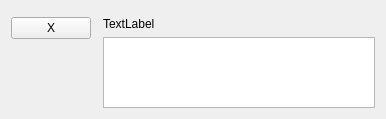
<?xml version="1.0" encoding="UTF-8"?>
<ui version="4.0">
 <class>Comentario</class>
 <widget class="QWidget" name="Comentario">
  <property name="geometry">
   <rect>
    <x>0</x>
    <y>0</y>
    <width>386</width>
    <height>119</height>
   </rect>
  </property>
  <property name="windowTitle">
   <string>Form</string>
  </property>
  <layout class="QGridLayout" name="gridLayout">
   <item row="0" column="1" rowspan="2" colspan="2">
    <widget class="QLabel" name="label_2">
     <property name="text">
      <string/>
     </property>
    </widget>
   </item>
   <item row="1" column="0">
    <widget class="QPushButton" name="pushButton_eliminar">
     <property name="text">
      <string>X</string>
     </property>
    </widget>
   </item>
   <item row="1" column="2" rowspan="2">
    <layout class="QVBoxLayout" name="verticalLayout">
     <item>
      <widget class="QLabel" name="label_nombre">
       <property name="text">
        <string>TextLabel</string>
       </property>
      </widget>
     </item>
     <item>
      <widget class="QTextBrowser" name="textBrowser_comentario">
       <property name="html">
        <string>&lt;!DOCTYPE HTML PUBLIC &quot;-//W3C//DTD HTML 4.0//EN&quot; &quot;http://www.w3.org/TR/REC-html40/strict.dtd&quot;&gt;
&lt;html&gt;&lt;head&gt;&lt;meta name=&quot;qrichtext&quot; content=&quot;1&quot; /&gt;&lt;style type=&quot;text/css&quot;&gt;
p, li { white-space: pre-wrap; }
&lt;/style&gt;&lt;/head&gt;&lt;body style=&quot; font-family:'DejaVu Sans, '; font-size:10pt; font-weight:400; font-style:normal;&quot;&gt;
&lt;p style=&quot;-qt-paragraph-type:empty; margin-top:0px; margin-bottom:0px; margin-left:0px; margin-right:0px; -qt-block-indent:0; text-indent:0px;&quot;&gt;&lt;br /&gt;&lt;/p&gt;&lt;/body&gt;&lt;/html&gt;</string>
       </property>
      </widget>
     </item>
    </layout>
   </item>
   <item row="2" column="0">
    <widget class="QLabel" name="label">
     <property name="text">
      <string/>
     </property>
    </widget>
   </item>
  </layout>
 </widget>
 <resources/>
 <connections/>
</ui>
